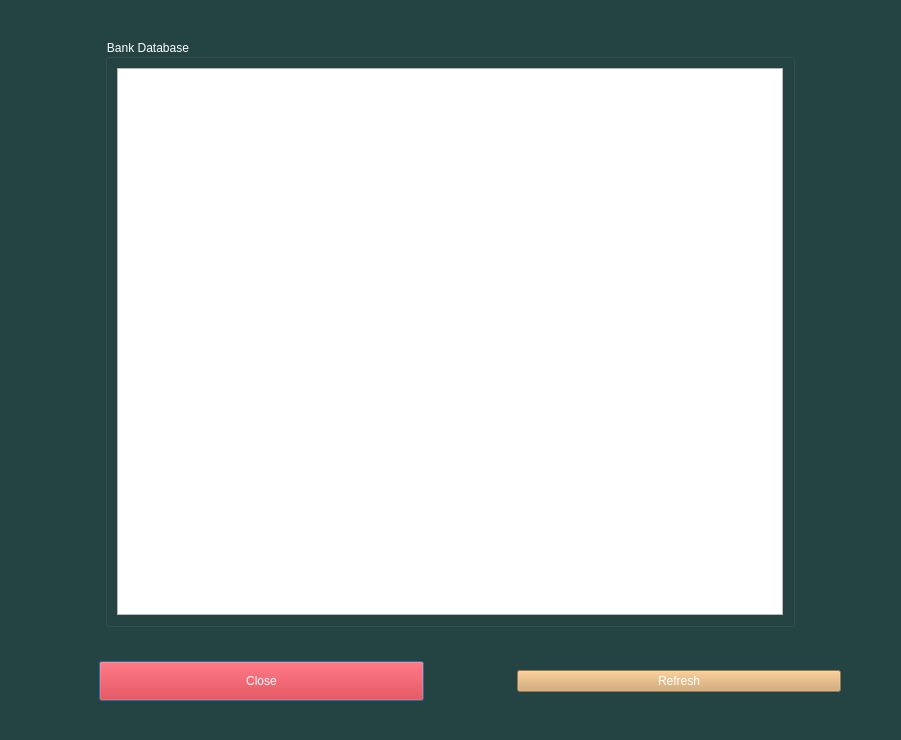
<?xml version="1.0" encoding="UTF-8"?>
<ui version="4.0">
 <class>DatabaseView</class>
 <widget class="QDialog" name="DatabaseView">
  <property name="geometry">
   <rect>
    <x>0</x>
    <y>0</y>
    <width>901</width>
    <height>740</height>
   </rect>
  </property>
  <property name="minimumSize">
   <size>
    <width>500</width>
    <height>40</height>
   </size>
  </property>
  <property name="windowTitle">
   <string>Dialog</string>
  </property>
  <property name="styleSheet">
   <string notr="true">QDialog
{
	
	background-color: rgb(36, 68, 67);
	font: 500 14pt &quot;Ubuntu&quot;;
	color: rgb(255, 255, 255);
}</string>
  </property>
  <layout class="QGridLayout" name="gridLayout_2">
   <item row="0" column="2">
    <spacer name="verticalSpacer">
     <property name="orientation">
      <enum>Qt::Vertical</enum>
     </property>
     <property name="sizeType">
      <enum>QSizePolicy::Fixed</enum>
     </property>
     <property name="sizeHint" stdset="0">
      <size>
       <width>20</width>
       <height>28</height>
      </size>
     </property>
    </spacer>
   </item>
   <item row="1" column="2">
    <widget class="QGroupBox" name="groupBox">
     <property name="minimumSize">
      <size>
       <width>600</width>
       <height>500</height>
      </size>
     </property>
     <property name="styleSheet">
      <string notr="true">QGroupBox

{
	
	font: 500 16pt &quot;Ubuntu&quot;;
	color: rgb(255, 255, 255);
	
	background-color: rgb(36, 68, 67);
}</string>
     </property>
     <property name="title">
      <string>Bank Database</string>
     </property>
     <layout class="QGridLayout" name="gridLayout">
      <item row="0" column="0">
       <widget class="QTextEdit" name="dataBase_text">
        <property name="readOnly">
         <bool>true</bool>
        </property>
       </widget>
      </item>
     </layout>
    </widget>
   </item>
   <item row="2" column="2">
    <spacer name="verticalSpacer_2">
     <property name="orientation">
      <enum>Qt::Vertical</enum>
     </property>
     <property name="sizeType">
      <enum>QSizePolicy::Fixed</enum>
     </property>
     <property name="sizeHint" stdset="0">
      <size>
       <width>20</width>
       <height>28</height>
      </size>
     </property>
    </spacer>
   </item>
   <item row="3" column="0">
    <spacer name="horizontalSpacer_4">
     <property name="orientation">
      <enum>Qt::Horizontal</enum>
     </property>
     <property name="sizeType">
      <enum>QSizePolicy::Fixed</enum>
     </property>
     <property name="sizeHint" stdset="0">
      <size>
       <width>88</width>
       <height>20</height>
      </size>
     </property>
    </spacer>
   </item>
   <item row="3" column="1" colspan="3">
    <layout class="QHBoxLayout" name="horizontalLayout">
     <item>
      <widget class="QPushButton" name="closeBtn">
       <property name="minimumSize">
        <size>
         <width>250</width>
         <height>40</height>
        </size>
       </property>
       <property name="styleSheet">
        <string notr="true">QPushButton{
border -raduis: 3px;
	
	background-color: rgb(224, 27, 36);
color: rgb(255, 255, 255);
font: 700 16pt &quot;Ubuntu Condensed&quot;;
}

QPushButton:hover{
	
	
	background-color: rgb(246, 97, 81);
}

QPushButton:pressed{
	
	background-color: rgb(165, 29, 45);
}</string>
       </property>
       <property name="text">
        <string>Close</string>
       </property>
      </widget>
     </item>
     <item>
      <spacer name="horizontalSpacer_3">
       <property name="orientation">
        <enum>Qt::Horizontal</enum>
       </property>
       <property name="sizeType">
        <enum>QSizePolicy::Fixed</enum>
       </property>
       <property name="sizeHint" stdset="0">
        <size>
         <width>87</width>
         <height>20</height>
        </size>
       </property>
      </spacer>
     </item>
     <item>
      <widget class="QPushButton" name="refreshBtn">
       <property name="minimumSize">
        <size>
         <width>250</width>
         <height>0</height>
        </size>
       </property>
       <property name="styleSheet">
        <string notr="true">QPushButton{
border -raduis: 3px;
	background-color: rgb(211, 164, 103);
color: rgb(255, 255, 255);
font: 700 16pt &quot;Ubuntu Condensed&quot;;
}

QPushButton:hover{
	
	background-color: rgb(255, 163, 72);
}

QPushButton:pressed{
	background-color: rgb(87, 227, 137);
}</string>
       </property>
       <property name="text">
        <string>Refresh</string>
       </property>
      </widget>
     </item>
    </layout>
   </item>
   <item row="3" column="4">
    <spacer name="horizontalSpacer_5">
     <property name="orientation">
      <enum>Qt::Horizontal</enum>
     </property>
     <property name="sizeType">
      <enum>QSizePolicy::Fixed</enum>
     </property>
     <property name="sizeHint" stdset="0">
      <size>
       <width>49</width>
       <height>20</height>
      </size>
     </property>
    </spacer>
   </item>
   <item row="4" column="2">
    <spacer name="verticalSpacer_3">
     <property name="orientation">
      <enum>Qt::Vertical</enum>
     </property>
     <property name="sizeType">
      <enum>QSizePolicy::Fixed</enum>
     </property>
     <property name="sizeHint" stdset="0">
      <size>
       <width>20</width>
       <height>28</height>
      </size>
     </property>
    </spacer>
   </item>
   <item row="1" column="3">
    <spacer name="horizontalSpacer">
     <property name="orientation">
      <enum>Qt::Horizontal</enum>
     </property>
     <property name="sizeType">
      <enum>QSizePolicy::Fixed</enum>
     </property>
     <property name="sizeHint" stdset="0">
      <size>
       <width>40</width>
       <height>20</height>
      </size>
     </property>
    </spacer>
   </item>
   <item row="1" column="0">
    <spacer name="horizontalSpacer_2">
     <property name="orientation">
      <enum>Qt::Horizontal</enum>
     </property>
     <property name="sizeType">
      <enum>QSizePolicy::Fixed</enum>
     </property>
     <property name="sizeHint" stdset="0">
      <size>
       <width>40</width>
       <height>20</height>
      </size>
     </property>
    </spacer>
   </item>
  </layout>
 </widget>
 <resources/>
 <connections/>
</ui>
